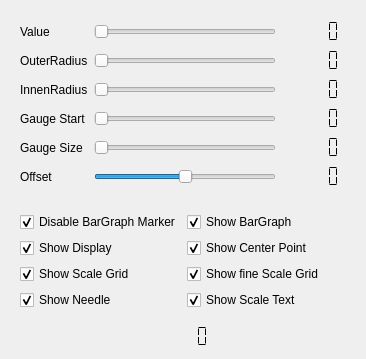
                <widget class="QWidget" name="scrollAreaWidgetContents">
                 <property name="geometry">
                  <rect>
                   <x>0</x>
                   <y>0</y>
                   <width>366</width>
                   <height>345</height>
                  </rect>
                 </property>
                 <property name="sizePolicy">
                  <sizepolicy hsizetype="Expanding" vsizetype="Expanding">
                   <horstretch>0</horstretch>
                   <verstretch>0</verstretch>
                  </sizepolicy>
                 </property>
                 <layout class="QVBoxLayout" name="verticalLayout_3">
                  <item alignment="Qt::AlignTop">
                   <widget class="QWidget" name="widget_2" native="true">
                    <property name="sizePolicy">
                     <sizepolicy hsizetype="Expanding" vsizetype="Preferred">
                      <horstretch>0</horstretch>
                      <verstretch>0</verstretch>
                     </sizepolicy>
                    </property>
                    <layout class="QGridLayout" name="gridLayout">
                     <item row="2" column="1">
                      <widget class="QSlider" name="InnenRadiusSlider">
                       <property name="maximum">
                        <number>1000</number>
                       </property>
                       <property name="value">
                        <number>0</number>
                       </property>
                       <property name="orientation">
                        <enum>Qt::Horizontal</enum>
                       </property>
                      </widget>
                     </item>
                     <item row="3" column="1">
                      <widget class="QSlider" name="GaugeStartSlider">
                       <property name="maximum">
                        <number>360</number>
                       </property>
                       <property name="value">
                        <number>0</number>
                       </property>
                       <property name="orientation">
                        <enum>Qt::Horizontal</enum>
                       </property>
                      </widget>
                     </item>
                     <item row="2" column="2">
                      <widget class="QLCDNumber" name="lcdInnerRadius">
                       <property name="frameShape">
                        <enum>QFrame::NoFrame</enum>
                       </property>
                       <property name="frameShadow">
                        <enum>QFrame::Plain</enum>
                       </property>
                       <property name="lineWidth">
                        <number>0</number>
                       </property>
                       <property name="segmentStyle">
                        <enum>QLCDNumber::Flat</enum>
                       </property>
                      </widget>
                     </item>
                     <item row="5" column="1">
                      <widget class="QSlider" name="offsetSlider">
                       <property name="minimum">
                        <number>-360</number>
                       </property>
                       <property name="maximum">
                        <number>360</number>
                       </property>
                       <property name="orientation">
                        <enum>Qt::Horizontal</enum>
                       </property>
                      </widget>
                     </item>
                     <item row="5" column="2">
                      <widget class="QLCDNumber" name="lcdGaugeOffset">
                       <property name="frameShape">
                        <enum>QFrame::NoFrame</enum>
                       </property>
                       <property name="frameShadow">
                        <enum>QFrame::Plain</enum>
                       </property>
                       <property name="lineWidth">
                        <number>0</number>
                       </property>
                       <property name="segmentStyle">
                        <enum>QLCDNumber::Flat</enum>
                       </property>
                      </widget>
                     </item>
                     <item row="4" column="1">
                      <widget class="QSlider" name="GaugeSizeSlider">
                       <property name="maximum">
                        <number>360</number>
                       </property>
                       <property name="value">
                        <number>0</number>
                       </property>
                       <property name="orientation">
                        <enum>Qt::Horizontal</enum>
                       </property>
                      </widget>
                     </item>
                     <item row="0" column="1">
                      <widget class="QSlider" name="ActualValueSlider">
                       <property name="sizePolicy">
                        <sizepolicy hsizetype="Expanding" vsizetype="Fixed">
                         <horstretch>0</horstretch>
                         <verstretch>0</verstretch>
                        </sizepolicy>
                       </property>
                       <property name="maximum">
                        <number>200</number>
                       </property>
                       <property name="value">
                        <number>0</number>
                       </property>
                       <property name="orientation">
                        <enum>Qt::Horizontal</enum>
                       </property>
                      </widget>
                     </item>
                     <item row="1" column="0">
                      <widget class="QLabel" name="label_3">
                       <property name="text">
                        <string>OuterRadius</string>
                       </property>
                      </widget>
                     </item>
                     <item row="0" column="0">
                      <widget class="QLabel" name="label">
                       <property name="text">
                        <string>Value</string>
                       </property>
                      </widget>
                     </item>
                     <item row="3" column="2">
                      <widget class="QLCDNumber" name="lcdGaugeStart">
                       <property name="frameShape">
                        <enum>QFrame::NoFrame</enum>
                       </property>
                       <property name="frameShadow">
                        <enum>QFrame::Plain</enum>
                       </property>
                       <property name="lineWidth">
                        <number>0</number>
                       </property>
                       <property name="segmentStyle">
                        <enum>QLCDNumber::Flat</enum>
                       </property>
                      </widget>
                     </item>
                     <item row="4" column="0">
                      <widget class="QLabel" name="label_6">
                       <property name="text">
                        <string>Gauge Size</string>
                       </property>
                      </widget>
                     </item>
                     <item row="0" column="2">
                      <widget class="QLCDNumber" name="lcdGaugeValue">
                       <property name="font">
                        <font>
                         <family>MS Shell Dlg 2</family>
                        </font>
                       </property>
                       <property name="frameShape">
                        <enum>QFrame::NoFrame</enum>
                       </property>
                       <property name="frameShadow">
                        <enum>QFrame::Plain</enum>
                       </property>
                       <property name="lineWidth">
                        <number>0</number>
                       </property>
                       <property name="segmentStyle">
                        <enum>QLCDNumber::Flat</enum>
                       </property>
                      </widget>
                     </item>
                     <item row="4" column="2">
                      <widget class="QLCDNumber" name="lcdGaugeSize">
                       <property name="frameShape">
                        <enum>QFrame::NoFrame</enum>
                       </property>
                       <property name="frameShadow">
                        <enum>QFrame::Plain</enum>
                       </property>
                       <property name="lineWidth">
                        <number>0</number>
                       </property>
                       <property name="segmentStyle">
                        <enum>QLCDNumber::Flat</enum>
                       </property>
                      </widget>
                     </item>
                     <item row="3" column="0">
                      <widget class="QLabel" name="label_5">
                       <property name="text">
                        <string>Gauge Start</string>
                       </property>
                      </widget>
                     </item>
                     <item row="1" column="1">
                      <widget class="QSlider" name="OuterRadiusSlider">
                       <property name="maximum">
                        <number>1000</number>
                       </property>
                       <property name="value">
                        <number>0</number>
                       </property>
                       <property name="orientation">
                        <enum>Qt::Horizontal</enum>
                       </property>
                      </widget>
                     </item>
                     <item row="2" column="0">
                      <widget class="QLabel" name="label_4">
                       <property name="text">
                        <string>InnenRadius</string>
                       </property>
                      </widget>
                     </item>
                     <item row="1" column="2">
                      <widget class="QLCDNumber" name="lcdOuterRadius">
                       <property name="frameShape">
                        <enum>QFrame::NoFrame</enum>
                       </property>
                       <property name="frameShadow">
                        <enum>QFrame::Plain</enum>
                       </property>
                       <property name="lineWidth">
                        <number>0</number>
                       </property>
                       <property name="segmentStyle">
                        <enum>QLCDNumber::Flat</enum>
                       </property>
                      </widget>
                     </item>
                     <item row="5" column="0">
                      <widget class="QLabel" name="label_7">
                       <property name="text">
                        <string>Offset</string>
                       </property>
                      </widget>
                     </item>
                    </layout>
                   </widget>
                  </item>
                  <item alignment="Qt::AlignTop">
                   <widget class="QWidget" name="widget_3" native="true">
                    <layout class="QGridLayout" name="gridLayout_6">
                     <item row="0" column="1">
                      <widget class="QCheckBox" name="CB_ShowBarGraph">
                       <property name="text">
                        <string>Show BarGraph</string>
                       </property>
                       <property name="checked">
                        <bool>true</bool>
                       </property>
                      </widget>
                     </item>
                     <item row="3" column="1">
                      <widget class="QCheckBox" name="CB_fineGrid">
                       <property name="text">
                        <string>Show fine Scale Grid</string>
                       </property>
                       <property name="checked">
                        <bool>true</bool>
                       </property>
                      </widget>
                     </item>
                     <item row="2" column="0">
                      <widget class="QCheckBox" name="CB_ValueText">
                       <property name="text">
                        <string>Show Display</string>
                       </property>
                       <property name="checked">
                        <bool>true</bool>
                       </property>
                      </widget>
                     </item>
                     <item row="2" column="1">
                      <widget class="QCheckBox" name="CB_CenterPoint">
                       <property name="text">
                        <string>Show Center Point</string>
                       </property>
                       <property name="checked">
                        <bool>true</bool>
                       </property>
                      </widget>
                     </item>
                     <item row="0" column="0">
                      <widget class="QCheckBox" name="CB_barGraph">
                       <property name="text">
                        <string>Disable BarGraph Marker</string>
                       </property>
                       <property name="checked">
                        <bool>true</bool>
                       </property>
                      </widget>
                     </item>
                     <item row="3" column="0">
                      <widget class="QCheckBox" name="CB_Grid">
                       <property name="text">
                        <string>Show Scale Grid</string>
                       </property>
                       <property name="checked">
                        <bool>true</bool>
                       </property>
                      </widget>
                     </item>
                     <item row="4" column="0">
                      <widget class="QCheckBox" name="CB_Needle">
                       <property name="text">
                        <string>Show Needle</string>
                       </property>
                       <property name="checked">
                        <bool>true</bool>
                       </property>
                      </widget>
                     </item>
                     <item row="4" column="1">
                      <widget class="QCheckBox" name="CB_ScaleText">
                       <property name="text">
                        <string>Show Scale Text</string>
                       </property>
                       <property name="checked">
                        <bool>true</bool>
                       </property>
                      </widget>
                     </item>
                    </layout>
                   </widget>
                  </item>
                  <item alignment="Qt::AlignHCenter|Qt::AlignTop">
                   <widget class="QLCDNumber" name="ActualValue">
                    <property name="frameShape">
                     <enum>QFrame::NoFrame</enum>
                    </property>
                    <property name="frameShadow">
                     <enum>QFrame::Sunken</enum>
                    </property>
                    <property name="segmentStyle">
                     <enum>QLCDNumber::Flat</enum>
                    </property>
                   </widget>
                  </item>
                 </layout>
                </widget>
